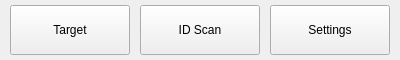
<?xml version="1.0" encoding="UTF-8"?>
<ui version="4.0">
 <class>BottomMenuWidget</class>
 <widget class="QWidget" name="BottomMenuWidget">
  <property name="geometry">
   <rect>
    <x>0</x>
    <y>0</y>
    <width>400</width>
    <height>60</height>
   </rect>
  </property>
  <property name="windowTitle">
   <string>BottomMenu</string>
  </property>
  <layout class="QHBoxLayout" name="horizontalLayout">
   <property name="spacing">
    <number>10</number>
   </property>
   <property name="leftMargin">
    <number>10</number>
   </property>
   <property name="topMargin">
    <number>5</number>
   </property>
   <property name="rightMargin">
    <number>10</number>
   </property>
   <property name="bottomMargin">
    <number>5</number>
   </property>
   <item>
    <widget class="NcButton" name="button1">
     <property name="sizePolicy">
      <sizepolicy hsizetype="Expanding" vsizetype="Expanding">
       <horstretch>1</horstretch>
       <verstretch>0</verstretch>
      </sizepolicy>
     </property>
     <property name="text">
      <string>Target</string>
     </property>
    </widget>
   </item>
   <item>
    <widget class="NcButton" name="button2">
     <property name="sizePolicy">
      <sizepolicy hsizetype="Expanding" vsizetype="Expanding">
       <horstretch>1</horstretch>
       <verstretch>0</verstretch>
      </sizepolicy>
     </property>
     <property name="text">
      <string>ID Scan</string>
     </property>
    </widget>
   </item>
   <item>
    <widget class="NcButton" name="button3">
     <property name="sizePolicy">
      <sizepolicy hsizetype="Expanding" vsizetype="Expanding">
       <horstretch>1</horstretch>
       <verstretch>0</verstretch>
      </sizepolicy>
     </property>
     <property name="text">
      <string>Settings</string>
     </property>
    </widget>
   </item>
  </layout>
 </widget>
 <customwidgets>
  <customwidget>
   <class>NcButton</class>
   <extends>QPushButton</extends> <!-- Assuming NcButton extends QPushButton -->
   <header>widget/NcButton.h</header> <!-- Corrected Path -->
  </customwidget>
 </customwidgets>
 <resources/>
 <connections/>
</ui>
